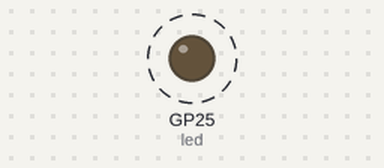
Recording of a program running on a simulated Raspberry Pi Pico running MicroPython. Parts: output pins drawn as LEDs (lit = HIGH). Dashed ring = blinking. What the program prints to the serial console is not drawn.

Above: at 0.5 s.
Timing chart, 0 to 4.6 s (numbered marks = the images above):
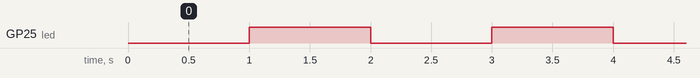

Measured:
- by itself, GP25 (led): alternates HIGH for 1.0 s and LOW for 1.0 s

The program:

SerialTest.py
```python
##### SETUP #####
from machine import UART, Pin
import time

# Initialize UART on Raspberry Pi Pico
uart = UART(0, baudrate = 115200, tx=Pin(0), rx=Pin(1))
uart.init()

led = Pin(25, Pin.OUT)

##### MAIN #####
try:
    while True:
        # Send data over serial
        uart.write("Hello!".encode('utf-8'))
        print(";)")
        time.sleep(1)
        led.toggle()

except KeyboardInterrupt:
    uart.deinit() # Cleanup UART on exit
```
